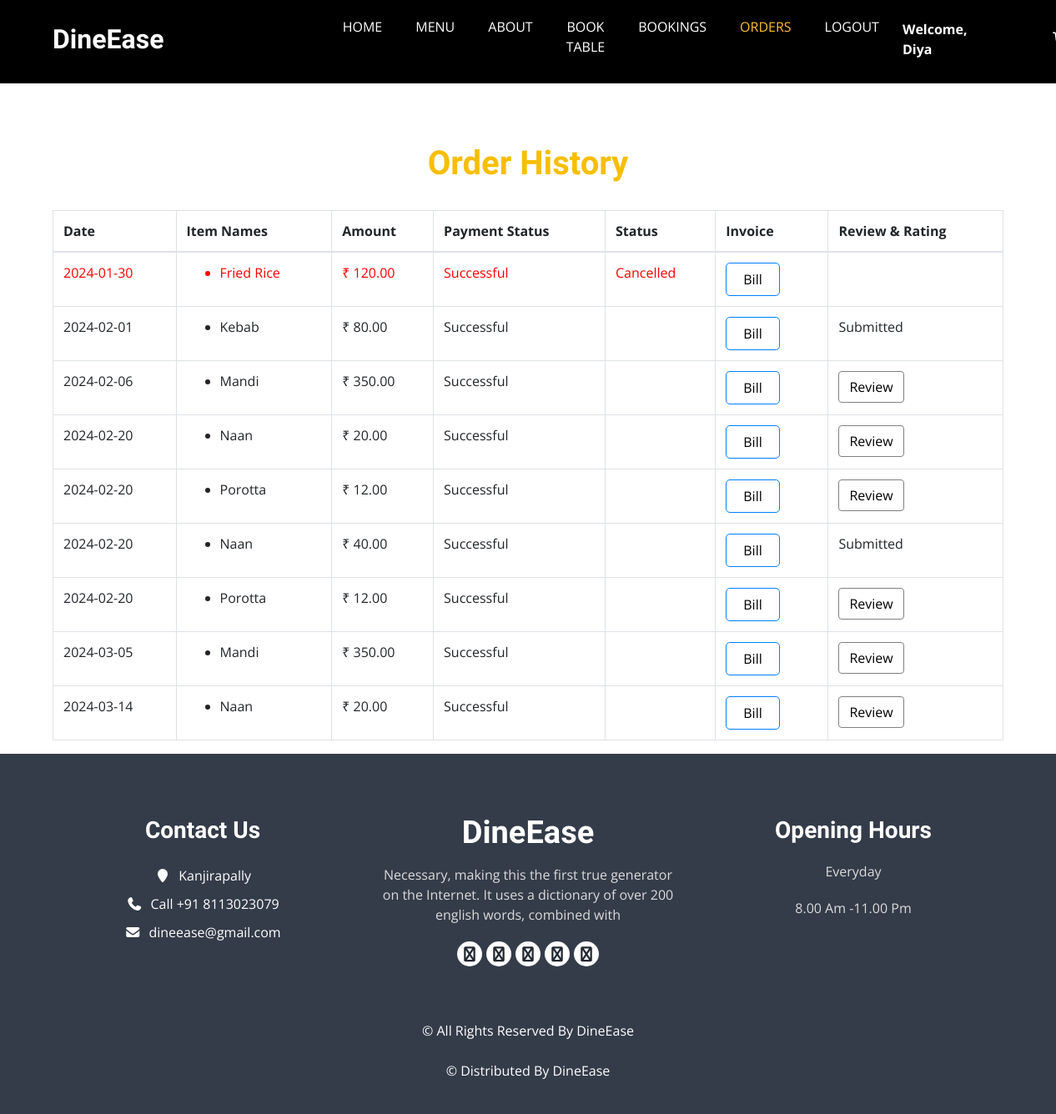
Before: /orders_lists/ (signed in) with the older database file.
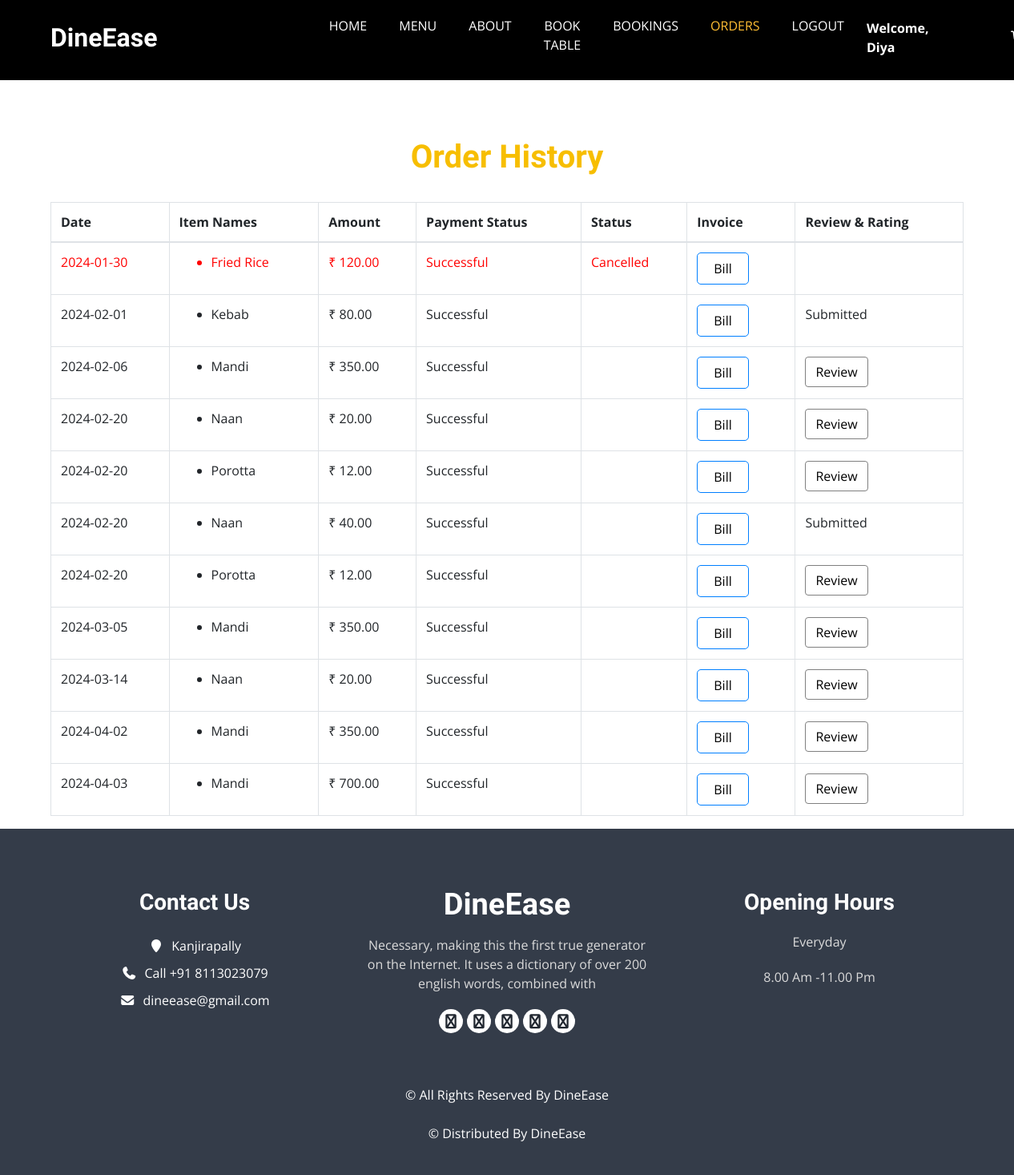
After: the same page with the newer database file.
### home/models.py (models this page shows, shortened)
class Payment(models.Model):
    class PaymentStatusChoices(models.TextChoices):
        PENDING = 'pending', 'Pending'
        SUCCESSFUL = 'successful', 'Successful'
        FAILED = 'failed', 'Failed'
    user = models.ForeignKey(CustomUser, on_delete=models.CASCADE)  # Link the payment to a user
    razorpay_order_id = models.CharField(max_length=255)  # Razorpay order ID
    payment_id = models.CharField(max_length=255)  # Razorpay payment ID
    amount = models.DecimalField(max_digits=8, decimal_places=2)  # Amount paid
    currency = models.CharField(max_length=3)  # Currency code (e.g., "INR")
    timestamp = models.DateTimeField(auto_now_add=True)  # Timestamp of the payment
    payment_status = models.CharField(max_length=20, choices=PaymentStatusChoices.choices, default=PaymentStatusChoices.PENDING)
    billing_info = models.ForeignKey(BillingInformation, on_delete=models.CASCADE, null=True, blank=True)
    table_booking = models.ForeignKey(TableBooking, on_delete=models.CASCADE, related_name='payments', null=True, blank=True)
    class Meta:
        ordering = ['-timestamp']

class menus(models.Model):
    CATEGORY_CHOICES = (
        ('Kerala', 'Kerala'),
        ('Chineese', 'Chineese'),
        ('North Indian', 'North Indian'),
        ('Arabian', 'Arabian'),
        ('Beverages', 'Beverages'),
    )
    SUBMENU_CHOICES = (
        ('Breads', 'Breads'),
        ('Curries', 'Curries'),
        ('Rice Dishes','Rice Dishes'),
        ('Appetizers','Appetizers'),
        ('Main Course','Main Course'),
        ('Breads & Accompaniments', 'Breads & Accompaniments'),
        ('Rolls & Grills','Rolls & Grills'),
        ('Hot Beverage','Hot Beverage'),
        ('Cold Beverage','Cold Beverage'),
    )
    SUB_SUBMENU_CHOICES = (
        ('Vegetarian', 'Vegetarian'),
        ('Non-Vegetarian', 'Non-Vegetarian'),
        ('Water-based','Water-based'),
        ('Milk-based','Milk-based')
    )
    name = models.CharField(max_length=100)
    category = models.CharField(max_length=50, choices=CATEGORY_CHOICES, default='')
    submenu = models.CharField(max_length=50, choices=SUBMENU_CHOICES, default='', blank=True)
    sub_submenu = models.CharField(max_length=50, choices=SUB_SUBMENU_CHOICES, default='', blank=True)
    desc = models.CharField(max_length=300)
    price = models.FloatField()
    img = models.ImageField(upload_to='menus/', blank=True, null=True)
    active = models.BooleanField(default=True)

class BillingInformation(models.Model):
    user = models.ForeignKey(CustomUser, on_delete=models.CASCADE)
    address = models.TextField()
    town = models.CharField(max_length=50)
    zip_code = models.CharField(max_length=10)
    payment_status = models.BooleanField(default=True)
    amount = models.DecimalField(max_digits=8, decimal_places=2)
    menu = models.ManyToManyField(menus, blank=True)
    status = models.IntegerField(default=1)

### home/views.py (the view)
# urls.py: path('orders_lists/', orders_lists, name='orders_lists'),
def orders_lists(request):
    user = request.user
    billing_info = BillingInformation.objects.filter(user=user)
    payments = Payment.objects.filter(billing_info__user=user)
    current_date = date.today()
    reviewed_orders = Review.objects.filter(user=user).values_list('billing_information__id', flat=True)
    context = {
        'billing_info': billing_info,
        'payments': payments,
        'current_date': current_date,
        'reviewed_orders': reviewed_orders,  # Pass the list of reviewed order IDs to the template
    }
    return render(request, 'orders_list.html', context)

### templates/orders_list.html (shortened to what the changed rows need)
{% load static %}
<!DOCTYPE html>
<html lang="en">
<head>
    <link rel="stylesheet" href="https://cdnjs.cloudflare.com/ajax/libs/font-awesome/6.0.0/css/all.min.css">
  <link rel="stylesheet" type="text/css" href="{% static 'css/bootstrap.css' %}" />
  <link rel="stylesheet" type="text/css" href="https://cdnjs.cloudflare.com/ajax/libs/OwlCarousel2/2.3.4/assets/owl.carousel.min.css" />
  <link rel="stylesheet" href="https://cdnjs.cloudflare.com/ajax/libs/jquery-nice-select/1.1.0/css/nice-select.min.css" />
  <link href="{% static 'css/font-awesome.min.css' %}" rel="stylesheet" />
  <link href="{% static 'css/style.css' %}" rel="stylesheet" />
  <link href="{% static 'css/responsive.css' %}" rel="stylesheet" />
  <link rel="stylesheet" href="https://cdnjs.cloudflare.com/ajax/libs/font-awesome/7.0.0/css/all.min.css">
</head>
<body>
    <br><br><br>
    <div class="container">
      <h1 style="text-align:center; color:#f7be00; font-weight:bold">Order History</h1><br>
      {% if billing_info %}
          <table class="table table-bordered">
              <thead>
                  <tr>
                      <th>Date</th>
                      <th>Item Names</th>
                      <th>Amount</th>
                      <th>Payment Status</th>
                      <th>Status</th>
                      <th>Invoice</th>
                      <th>Review & Rating</th>
                  </tr>
              </thead>
              <tbody>
                  {% for info in billing_info %}
                      <tr class="{% if info.status == 0 %}cancelled-row{% endif %}">
                          <td>
                              {% for payment in payments %}
                                  {% if payment.billing_info_id == info.id %}
                                      {{ payment.timestamp|date:"Y-m-d" }}
                                  {% endif %}
                              {% endfor %}
                          </td>
                          <td>
                              <ul>
                                  {% for menu_item in info.menu.all %}
                                      <li>{{ menu_item.name }}</li>
                                  {% endfor %}
                              </ul>
                          </td>
                          <td>₹ {{ info.amount }}</td>
                          <td>
                              {% for payment in payments %}
                                  {% if payment.billing_info_id == info.id %}
                                      {{ payment.get_payment_status_display }}
                                  {% endif %}
                              {% endfor %}
                          </td>
                          <td>
                            {% if info.status == 1 %}
                                {% if info.date == current_date %}
                                    <form method="post" action="{% url 'cancel_order' info.id %}"
                                          onsubmit="return confirmCancellation('{{ info.id }}')">
                                        {% csrf_token %}
                                        <button type="submit" class="btn btn-danger"
                                                style="background-color: #ff6347; color: #fff; padding: 8px 12px; border: none; border-radius: 4px; cursor: pointer;">Cancel</button>
                                    </form>
                                {% else %}
                                {% endif %}
                            {% else %}
                                {% if info.status == 1 %}
                                {% else %}
                                    Cancelled
                                {% endif %}
                            {% endif %}
                        </td>
                          <td>
                              <form method="post" action="{% url 'download_pdf' info.id %}" target="_blank">
                                  <button type="submit" class="btn btn-primary">Bill</button>
                              </form>
                          </td>
                          <td>
                            {% if info.status == 1 %}
                                {% if info.id not in reviewed_orders %}
                                    <a href="{% url 'review' order_id=info.id %}" class="btn btn-success" id="review_btn">Review</a>
                                {% else %}
                                    Submitted
                                {% endif %}
                            {% endif %}
                        </td>
                      </tr>
                  {% endfor %}
              </tbody>
          </table>
      {% else %}
          <p>No orders available.</p>
      {% endif %}
  </div>
</body>
</html>

Changed rows visible on the page:
added BillingInformation: amount "350.00", status "Review", menus (name "Mandi")
added Payment: timestamp "2024-04-02", payment_status "Successful"
added BillingInformation: amount "700.00", status "Review", menus (name "Mandi")
added Payment: timestamp "2024-04-03", payment_status "Successful"
